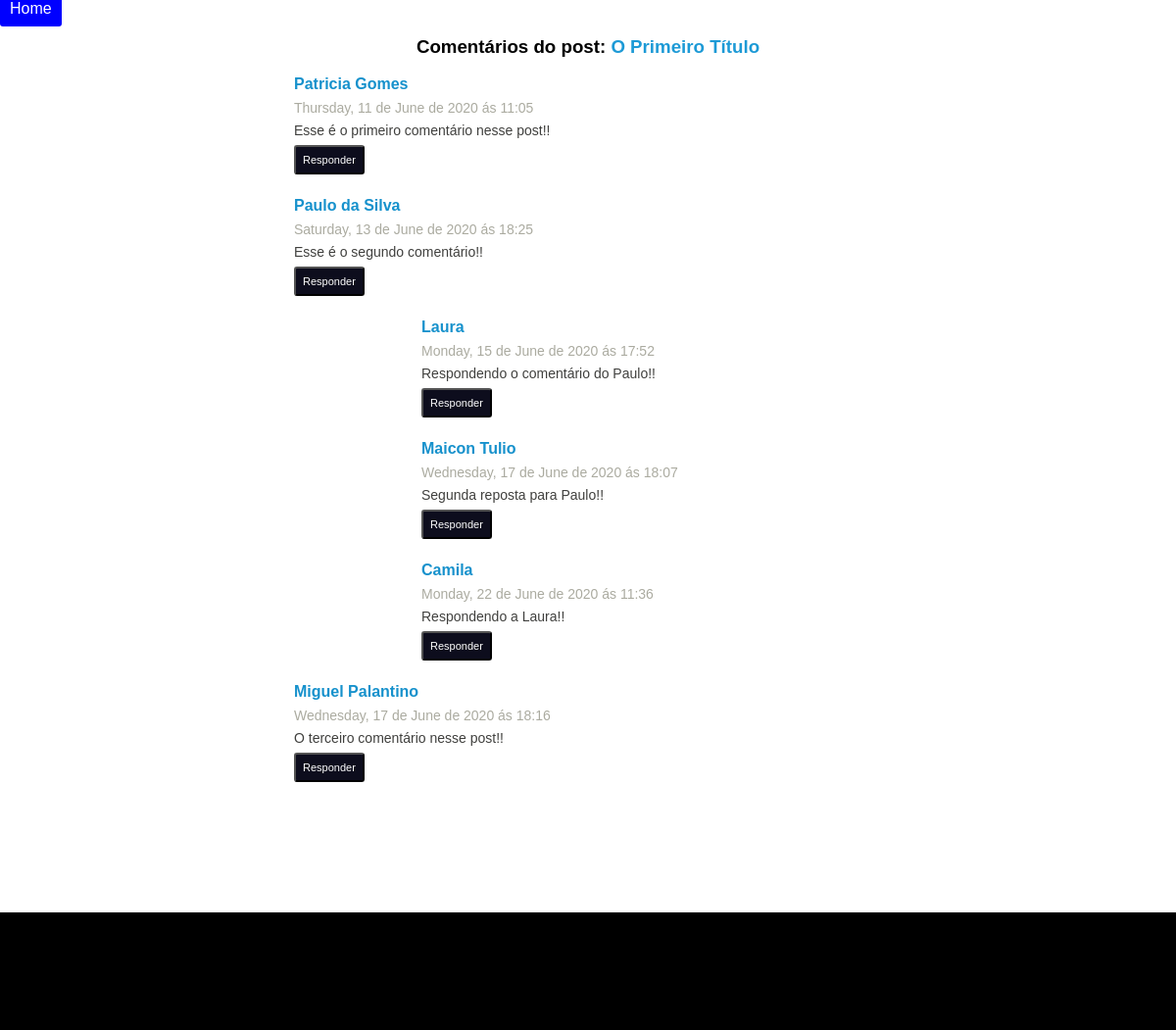
The page /comments.php?id=1 on the database its author committed.
### tables this page shows
CREATE TABLE IF NOT EXISTS `artigos` (
	`id` INT(11) NOT NULL AUTO_INCREMENT,
	`title` VARCHAR(120) NOT NULL COLLATE 'latin1_swedish_ci',
	`text_post` TEXT(65535) NOT NULL COLLATE 'latin1_swedish_ci',
	PRIMARY KEY (`id`) USING BTREE
)
COLLATE='latin1_swedish_ci';

CREATE TABLE IF NOT EXISTS `comments` (
	`id` INT(11) NOT NULL AUTO_INCREMENT,
	`id_post` INT(11) NOT NULL,
	`comment` TEXT(65535) NOT NULL COLLATE 'latin1_swedish_ci',
	`name` VARCHAR(50) NOT NULL COLLATE 'latin1_swedish_ci',
	`email` VARCHAR(100) NOT NULL COLLATE 'latin1_swedish_ci',
	`date_time` DATETIME NOT NULL,
	`id_resp` INT(11) NULL DEFAULT NULL,
	PRIMARY KEY (`id`) USING BTREE
)
COLLATE='latin1_swedish_ci';

### model.php (called while the page is built, shortened)
<?php
include 'connect.php';
	function select_post_for_id($id) {
		global $pdo;
		$sql = "SELECT * FROM artigos WHERE id = :id";
		$sql = $pdo->prepare($sql);
		$sql->bindValue(':id', $id);
		$sql->execute();
		if($sql->rowCount() > 0) {
			return $sql->fetch(\PDO::FETCH_ASSOC);
		} else {
			return false;
		}
	}
	function select_comment_for_id($id_post) {
		global $pdo;
		$sql = "SELECT * FROM comments WHERE id_post = :id_post";
		$sql = $pdo->prepare($sql);
		$sql->bindValue(':id_post', $id_post);
		$sql->execute();
		$comments = array();
		if($sql->rowCount() > 0) {
			while($campos = $sql->fetchObject()) {
				$comments[$campos->id_resp][$campos->id] = array(
					'name'=>$campos->name, 'comment'=>$campos->comment,
					'date_time'=>$campos->date_time,
					'id'=>$campos->id, 'id_resp'=>$campos->id_resp
				);
			}
			return $comments;
		}
	}
	function formatoDataHora($dados) {
		if(!empty($dados)) {
			$horaData = strftime('%A, %d de %B de %Y '.utf8_decode('ás').' %H:%M', strtotime($dados));
			return utf8_encode($horaData);
		} else {
			return false;
		}
	}
?>

### comments.php (the view, shortened to what this page needs)
<?php
include 'views/header.php';
include 'model.php';
if(!empty($_GET['id'])) {
	$comment = select_comment_for_id($_GET['id']);
	$dados = select_post_for_id($_GET['id']);
}
?>
<a class="button" href="index.php">Home</a>
<center>
	<h3>Comentários do post: <a href="post.php?id=<?php echo $_GET['id']; ?>"><?php echo $dados['title']; ?></a></h3>
<div class="area_comments">
		<?php foreach($comment[NULL] as $id_comentario => $value): ?>
		<div class="comments">
				<div class="box_comments">
					<ul>
						<li class="name_comment"><strong><?php echo $value['name'];  ?></strong></li>
						<li class="date_time"><?php echo formatoDataHora($value['date_time']);  ?></li>
						<li class="comment"><?php echo utf8_decode($value['comment']);  ?></li>
					</ul>
				</div>
				<div class="open_comment">
					<button type="button" class="button_resp">Responder</button>
				</div>
			<br/>
		</div>
		<?php if(isset($comment[$id_comentario])): ?>
		<?php foreach($comment[$id_comentario] as $id => $values): ?>
		<div class="answer">
			<div class="box_comments">
				<ul>
					<li class="name_comment"><strong><?php echo $values['name'];  ?></strong></li>
					<li class="date_time"><?php echo formatoDataHora($values['date_time']);  ?></li>
					<li class="comment"><?php echo utf8_decode($values['comment']);  ?></li>
				</ul>
			</div>
			<div class="open_comment">
				<button type="button" class="button_resp_2">Responder</button>
			</div>
			<br/>
		</div>
		<?php endforeach; ?>
		<?php endif; ?>
	<?php endforeach; ?>
</div>
</center>
<?php include 'views/footer.php'; ?>

### css/style.css (style rules this page uses)
body { padding:0px; margin:0px; font-family: 'arial'; }
a { color:#1d9ad6; text-decoration: none; }
.button { padding: 10px; background-color: blue; color: #fff; border-radius: 3px; }
.area_comments { min-height: 400px; margin-bottom: 110px; }
.comments { width: 600px; text-align: justify; }
.box_comments { width: 600px; color:#40403e; }
.box_comments ul { list-style: none; padding:0px; margin:0px; }
.box_comments li { margin-bottom: 07px; }
.answer { width: 420px; text-align: justify; margin-left: 80px; }
.answer ul { list-style: none; padding:0px; margin:0px; }
.answer li { margin-bottom: 07px; }
.name_comment { color: #1691cc; }
.date_time { color: #ababa0; font-size: 14px; }
.comment { font-size: 14px; }
.open_comment button { margin-left: 0px; }
.button_resp, .button_comment, .button_resp_2 { padding: 07px; font-size: 11px; background-color: #0d0d1d; color: #fff; border-radius: 3px; margin-bottom: 05px; }

### rows shown on the page
artigos: title "O Primeiro Título"
comments: name "Patricia Gomes", date_time "Thursday, 11 de June de 2020 ás 11:05", comment "Esse é o primeiro comentário nesse post!!"
comments: name "Paulo da Silva", date_time "Saturday, 13 de June de 2020 ás 18:25", comment "Esse é o segundo comentário!!"
comments: name "Laura", date_time "Monday, 15 de June de 2020 ás 17:52", comment "Respondendo o comentário do Paulo!!"
comments: name "Maicon Tulio", date_time "Wednesday, 17 de June de 2020 ás 18:07", comment "Segunda reposta para Paulo!!"
comments: name "Camila", date_time "Monday, 22 de June de 2020 ás 11:36", comment "Respondendo a Laura!!"
comments: name "Miguel Palantino", date_time "Wednesday, 17 de June de 2020 ás 18:16", comment "O terceiro comentário nesse post!!"
